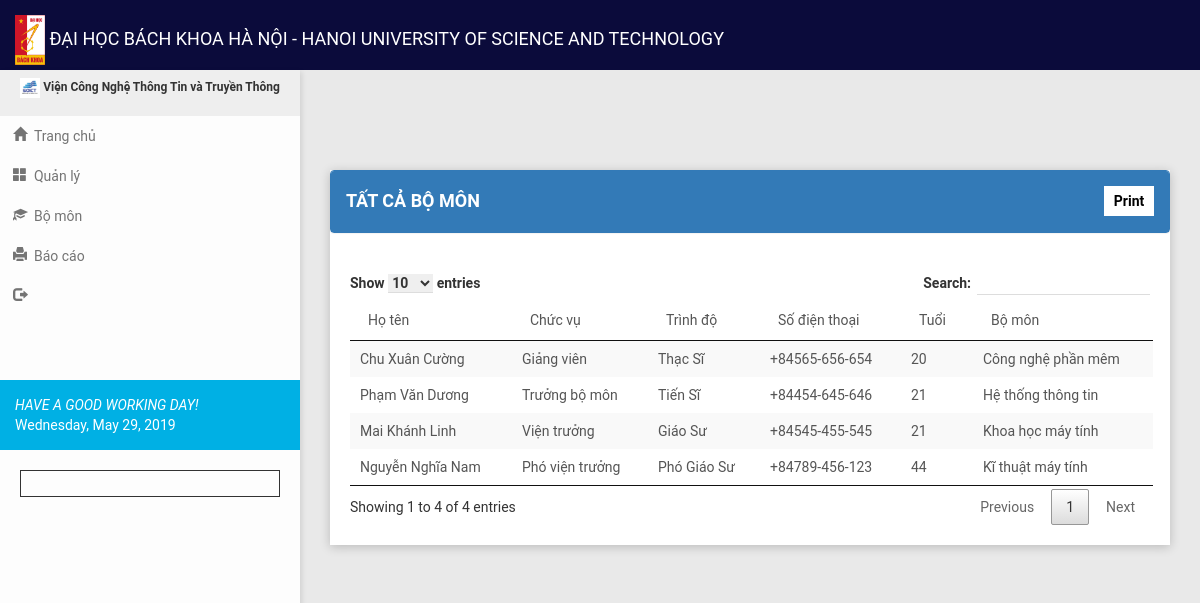
/all_campus.php, run on the app's committed database.
### tables this page shows
CREATE TABLE `tbl_personnel` (
  `per_id` int(6) NOT NULL,
  `per_firstname` varchar(20) NOT NULL,
  `per_middlename` varchar(20) NOT NULL,
  `per_lastname` varchar(20) NOT NULL,
  `pos_id` int(3) NOT NULL,
  `per_gender` varchar(20) NOT NULL,
  `per_status` varchar(20) NOT NULL,
  `per_address` varchar(150) NOT NULL,
  `per_date_of_birth` date NOT NULL,
  `per_place_of_birth` varchar(150) NOT NULL,
  `per_date_of_original_appointment` date NOT NULL,
  `per_campus` varchar(50) NOT NULL,
  `per_employee_status` varchar(50) NOT NULL,
  `dept_id` int(5) NOT NULL,
  `per_contact_no` varchar(20) NOT NULL,
  `rank_id` int(3) NOT NULL,
  `bs_name` varchar(50) NOT NULL,
  `bs_year` year(4) NOT NULL,
  `bs_school` varchar(50) NOT NULL,
  `ms_name` varchar(50) NOT NULL,
  `ms_with_unit` varchar(50) NOT NULL,
  `ms_year` year(4) NOT NULL,
  `ms_school` varchar(50) NOT NULL,
  `dr_name` varchar(50) NOT NULL,
  `dr_year` year(4) NOT NULL,
  `dr_with_unit` varchar(50) NOT NULL,
  `dr_school` varchar(50) NOT NULL,
  `other_degree` varchar(50) NOT NULL,
  `other_year` year(4) NOT NULL,
  `other_school` varchar(50) NOT NULL,
  `per_image` varchar(1000) NOT NULL,
  `date_modified` date NOT NULL,
  `gass_id` int(11) NOT NULL
);

CREATE TABLE `tbl_gass_rank` (
  `gass_id` int(3) NOT NULL,
  `gass_name` varchar(50) NOT NULL
);

CREATE TABLE `tbl_academic_rank` (
  `rank_id` int(3) NOT NULL,
  `rank_name` varchar(50) NOT NULL
);

### all_campus.php (the view, shortened to what this page needs)
<?php
include("header.php");
?>
 <section class="content">
        <div class="container-fluid">
            <div class="row clearfix">
                <div class="col-lg-12 col-md-12 col-sm-12 col-xs-12">
                    <div class="card">
                        <div class = "panel panel-primary">
                            <div class = "panel-heading">
                                <h4>TẤT CẢ BỘ MÔN</h4>
                                <a href="print_all_campus.php">
                                    <input type="button" value="Print" class="print">
                                </a>
                            </div>
                        </div>
                        <div id="print">
                            <div class="scroll">
                              <div class="body">
                                <table id = "example" class = "stripe" cellspacing = "0" >
                                <thead>
                                    <tr>
                                        <td>Họ tên</td>
                                        <td>Chức vụ</td>
                                        <td>Trình độ</td>
                                        <td>Số điện thoại</td>
                                        <td>Tuổi</td>
                                        <td>Bộ môn</td>
                                    </tr>
                                </thead>
                                <tbody>
                                  <?php
                                    include('connect.php');
                                    $display = $con->prepare("SELECT * FROM tbl_personnel LEFT JOIN tbl_gass_rank ON tbl_personnel.gass_id = tbl_gass_rank.gass_id LEFT JOIN tbl_academic_rank ON tbl_personnel.rank_id = tbl_academic_rank.rank_id LEFT JOIN tbl_department ON tbl_personnel.dept_id = tbl_department.dept_id ORDER BY per_id ASC");
                                    $display->execute();
                                    $fetch = $display->fetchAll();
                                      foreach($fetch as $key => $row) {
                                        $bday = $row["per_date_of_birth"];
                                        $date = new DateTime($bday);
                                        $now = new DateTime();
                                        $difference = $date->diff($now)->format('%y');
                                  ?>
                                  <tr>
                                  <td><?php echo $row['per_lastname']." ".$row['per_middlename']." ".$row['per_firstname']; ?></td>
                                  <td values="<?php echo $row['gass_id'].$row['rank_id']; ?>"><?php echo $row['gass_name']; ?></td>
                                  <td values="<?php echo $row['rank_id']; ?>"><?php echo $row['rank_name']; ?></td>
                                  <td><?php echo $row['per_contact_no']; ?></td>
                                  <td><?php echo $difference;?></td>
                                  <td><?php echo $row['per_campus'];?></td>
                                </tr>
                                     <?php
                                      } ?>
                                </tbody>
                            </table>
                        </div>
                            </div>
                    </div>
                </div>
             </div>
         </div>
    </div>
</section>
<?php
include("script.php");
?>

### header.php (shortened to what this page needs)
<!DOCTYPE html>
<html>
<head>
    <link href="css/bootstrap.css" rel="stylesheet">
    <link href="plugins/css/jquery.dataTables.min.css" rel="stylesheet">
    <link href="css/style.css" rel="stylesheet">
    <link href="css/style1.css" rel="stylesheet">
    <link href="assets/css/style.css" rel="stylesheet">
</head>
<body class="theme-red">
    <div style="width: 100%;height: 70px;background-color: #0B0B3B;">
        <a href="home.php">
            <span class = "navbar-brand"><p style="text-align: center;"><img src="images/logo.jpg" style="display: inline-block;" width="30" height="50"> ĐẠI HỌC BÁCH KHOA HÀ NỘI - HANOI UNIVERSITY OF SCIENCE AND TECHNOLOGY</p></span>
        </a>
    </div>
    <section>
        <aside id="leftsidebar" class="sidebar">
            <div class="menu">
                <ul class="list">
                    <li class="header"><p style="text-align: center;"><img src="images/logovien.jpg" style="display: inline-block;" width="20" height="20"> Viện Công Nghệ Thông Tin và Truyền Thông</p></li>
                    <li>
                        <a href="home.php">
                            <i class="glyphicon glyphicon-home"></i>&nbsp;&nbsp;Trang chủ
                        </a>
                    </li>
                    <li>
                        <a href="javascript:void(0);" class="menu-toggle">
                            <i class="glyphicon glyphicon-th-large"></i>&nbsp;&nbsp;Quản lý
                        </a>
                    </li>
                    <li>
                        <a href="javascript:void(0);" class="menu-toggle">
                            <i class="glyphicon glyphicon-education"></i>&nbsp;&nbsp;Bộ môn
                        </a>
                    </li>
                    <li>
                        <a href="javascript:void(0);" class="menu-toggle">
                            <i class="glyphicon glyphicon-print"></i>&nbsp;&nbsp;Báo cáo
                        </a>
                    </li>
                    <li>
                        <a href="logout.php">
                            <i class="glyphicon">&#xe163;</i>
                        </a>
                    </li>
                </ul><br><br><br>
                <div class="dtime">
                    <div class="alert alert-info">
                        <i class="icon-calendar"></i><span><i>HAVE A GOOD WORKING DAY!</i></span><br>
                        <?php
                        $today = date('y:m:d');
                        $new = date('l, F d, Y', strtotime($today));
                        echo $new;
                        ?>
                    </div>
                 </div>
                <div class="notif">
                </div>
            </div>
        </aside>
    </section>

### script.php (shortened to what this page needs)
</body>
</html>

### css/style1.css (style rules this page uses)
.navbar-brand { color: #fff !important; }
a .print { float:right; margin-top: -35px; background-color: #fff; padding: 5px; color: #000; border: none; width: 50px; font-weight: bold; }

### assets/css/style.css (style rules this page uses)
.print { float: right; border: 1px solid #4caf50; padding: 2px 10px 2px 10px; text-decoration: none; color: #000; background-color: #f44336; }
.scroll { overflow-x: scroll; }

### header.php (style rules this page uses)
.notif { padding-top: 15px; margin-left: 20px; margin-right: 20px; border: 1px solid; height: auto; text-align: center; }

### data on the page
tbl_personnel: per_lastname "Chu", per_middlename "Xuân", per_firstname "Cường", gass.gass_name "Giảng viên", rank.rank_name "Thạc Sĩ", per_contact_no "+84565-656-654", per_campus "Công nghệ phần mêm"
tbl_personnel: per_lastname "Phạm", per_middlename "Văn", per_firstname "Dương", gass.gass_name "Trưởng bộ môn", rank.rank_name "Tiến Sĩ", per_contact_no "+84454-645-646", per_campus "Hệ thống thông tin"
tbl_personnel: per_lastname "Mai", per_middlename "Khánh", per_firstname "Linh", gass.gass_name "Viện trưởng", rank.rank_name "Giáo Sư", per_contact_no "+84545-455-545", per_campus "Khoa học máy tính"
tbl_personnel: per_lastname "Nguyễn", per_middlename "Nghĩa", per_firstname "Nam", gass.gass_name "Phó viện trưởng", rank.rank_name "Phó Giáo Sư", per_contact_no "+84789-456-123", per_campus "Kĩ thuật máy tính"
